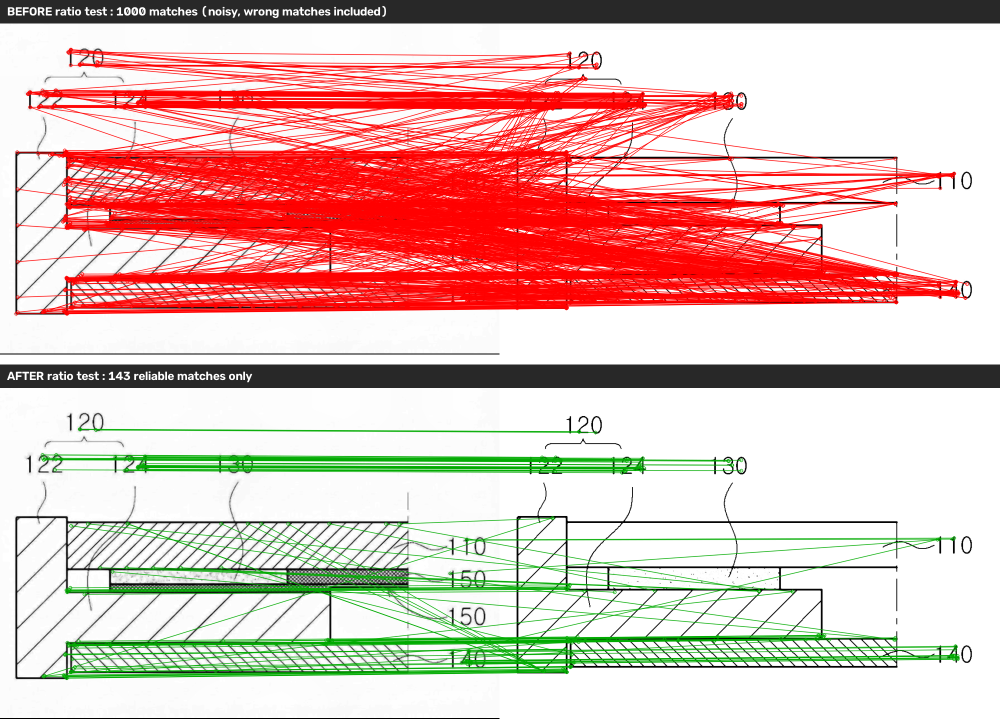
#> input picture rag_engine/vision/match_figure.png, 1999 x 1438 px, given in place of test.jpg, which was not available (shown at 1/2 size)
$ python make_match_figure.py
#> lines starting #> are read from the running program, lines starting #| are printed output that depends on the picture
### rag_engine/vision/drawing_features.py
"""
[특허 도면 특징 추출 모듈 - OpenCV]

도면 이미지 1장에서 '구조적 특징'을 뽑는다. 딥러닝 없이 OpenCV만 사용한다.

파이프라인:
  1. 그레이스케일 변환
  2. 노이즈 제거 (median blur) + 대비 보정
  3. (크기 정규화) 도면마다 해상도가 달라 특징점 수가 들쭉날쭉하므로 긴 변 기준 리사이즈
  4. ORB 특징점 + 디스크립터 추출

왜 ORB인가:
  - 특허 도면은 '흰 배경 + 검은 선'이라 코너/엣지 특징점이 뚜렷하다.
  - ORB는 회전/스케일에 어느 정도 강인하고, 디스크립터가 이진(binary)이라
    해밍 거리로 빠르게 매칭할 수 있다.
  - SIFT와 달리 라이선스/속도 부담이 적어 포트폴리오 데모에 적합하다.

이 모듈은 유사 도면 검색(search_drawings.py)의 공통 토대로 사용된다.
"""

import os

# cv2가 다른 OpenMP 런타임과 충돌하는 환경 대비
os.environ.setdefault("KMP_DUPLICATE_LIB_OK", "TRUE")

import cv2
import numpy as np

# 특징점 최대 개수 (너무 많으면 매칭이 느려지고 노이즈도 섞임)
ORB_N_FEATURES = 1000
# 긴 변을 이 크기로 맞춰 도면 간 스케일 편차를 줄인다
NORMALIZE_LONG_SIDE = 1000


def load_gray(image_path: str) -> np.ndarray:
    """이미지를 그레이스케일로 읽는다. 실패 시 예외."""
#> called with image_path = 'rag_engine/vision/../../test.jpg'
    img = cv2.imread(image_path, cv2.IMREAD_GRAYSCALE)
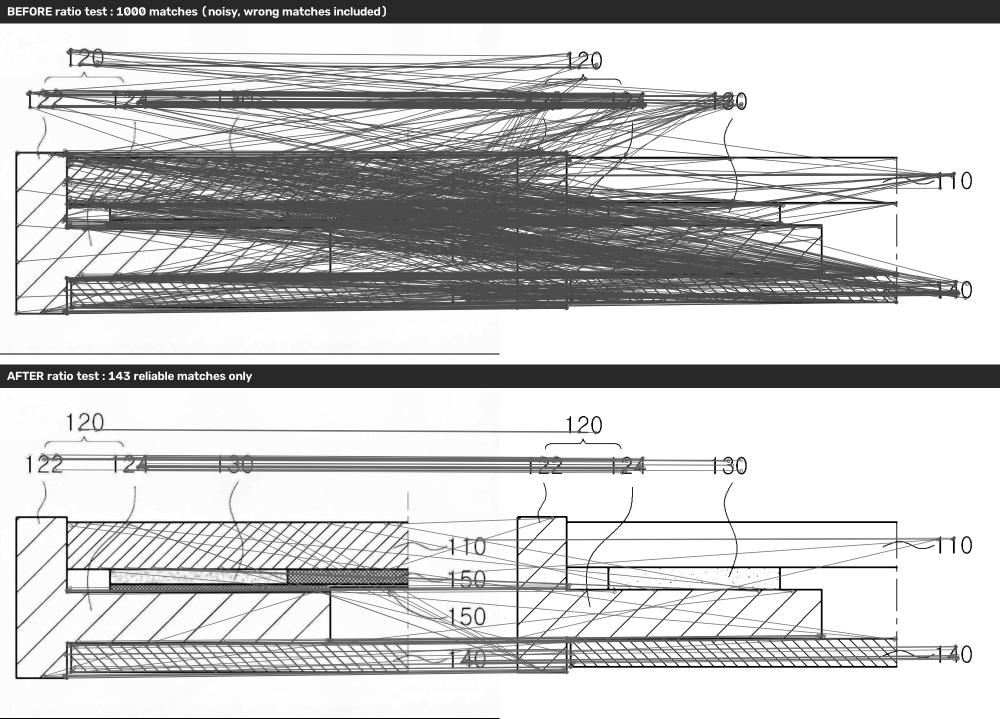
#> img: shape (1438, 1999) (shown at 1/2 size); min 0, max 255, mean 199.8
    if img is None:
        raise FileNotFoundError(f"이미지를 읽을 수 없습니다: {image_path}")
    return img


def preprocess(gray: np.ndarray) -> np.ndarray:
    """
    도면 전처리:
      - median blur로 점 노이즈 제거(선은 보존)
      - CLAHE로 국소 대비를 높여 흐린 선도 또렷하게
      - 긴 변 기준 리사이즈로 스케일 정규화
    """
    # 점 노이즈 제거
    den = cv2.medianBlur(gray, 3)

    # 국소 대비 향상 (스캔 품질이 낮은 도면의 흐린 선 보강)
    clahe = cv2.createCLAHE(clipLimit=2.0, tileGridSize=(8, 8))
    enhanced = clahe.apply(den)

    # 스케일 정규화 (긴 변을 NORMALIZE_LONG_SIDE로)
    h, w = enhanced.shape
#> h = 1438; w = 1999
    long_side = max(h, w)
#> long_side = 1999
    if long_side != NORMALIZE_LONG_SIDE:
        scale = NORMALIZE_LONG_SIDE / long_side
#> scale = 0.5
        enhanced = cv2.resize(
            enhanced, (int(w * scale), int(h * scale)),
            interpolation=cv2.INTER_AREA if scale < 1 else cv2.INTER_CUBIC,
        )
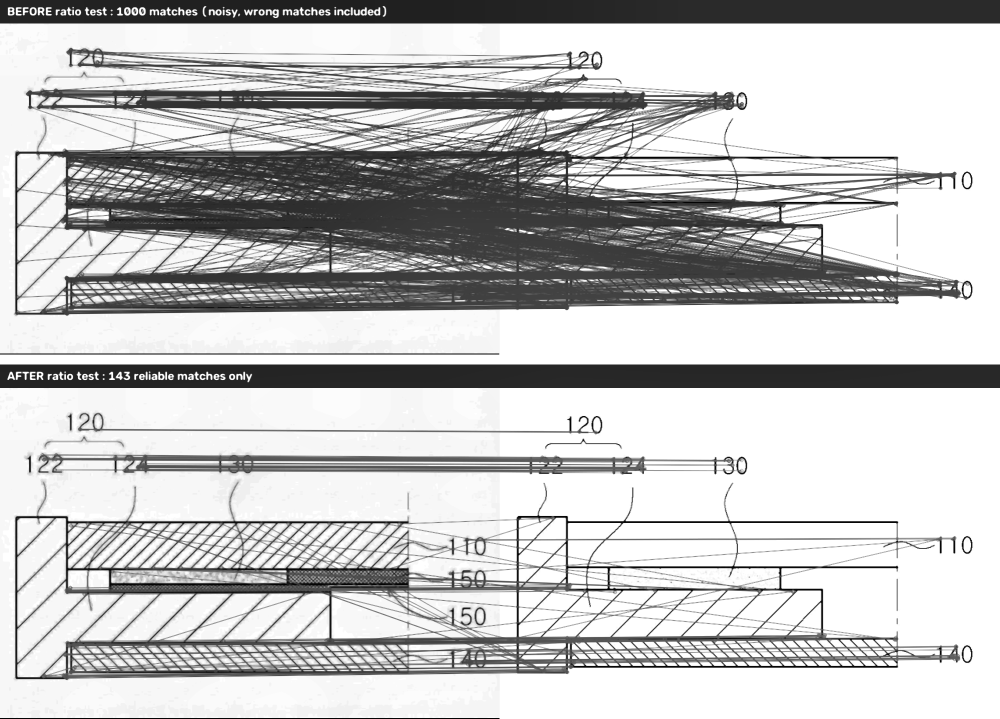
#> enhanced: shape (719, 1000); min 0, max 255, mean 194.5
    return enhanced


# [18 lines left out: function extract_features, not called in this run]


# [19 lines that do not run on import are left out]

### rag_engine/vision/make_match_figure.py
"""
[시각자료] Lowe's ratio test 적용 전 / 후 특징점 매칭 비교 그림 생성

두 도면(쿼리 vs 유사 도면)의 ORB 특징점을 매칭해서,
- 위: ratio test 적용 전 (모든 매칭, 오매칭 포함 -> 선이 지저분)
- 아래: ratio test 적용 후 (확실한 매칭만 -> 깔끔)
를 한 장의 이미지로 저장한다.

결과: match_figure.png  (PPT에 바로 사용)
"""

import os
os.environ.setdefault("KMP_DUPLICATE_LIB_OK", "TRUE")

import cv2
import numpy as np

from drawing_features import preprocess, load_gray, ORB_N_FEATURES

RATIO = 0.75  # search_drawings.py와 동일한 기준


def kp_desc(path):
    """전처리 후 ORB 특징점/디스크립터 + 전처리된 이미지 반환."""
    proc = preprocess(load_gray(path))
    orb = cv2.ORB_create(nfeatures=ORB_N_FEATURES)
    kp, desc = orb.detectAndCompute(proc, None)
#> kp = 1000 keypoints; strongest (x, y, size): (569, 524, 31), (606, 569, 31), (566, 517, 31), (564, 519, 31)
    return proc, kp, desc


def draw_banner(img, text):
    """이미지 위에 설명 띠(배너)를 올린다."""
    h, w = img.shape[:2]
    banner_h = 46
    canvas = np.full((h + banner_h, w, 3), 255, np.uint8)
    canvas[banner_h:] = img
    cv2.rectangle(canvas, (0, 0), (w, banner_h), (40, 40, 40), -1)
    cv2.putText(canvas, text, (14, 31),
                cv2.FONT_HERSHEY_SIMPLEX, 0.8, (255, 255, 255), 2, cv2.LINE_AA)
    return canvas


def main():
    base = os.path.dirname(__file__)
    query = os.path.join(base, "..", "..", "test.jpg")
    cand = os.path.join(base, "..", "images", "1020160183317.jpg")

    img1, kp1, d1 = kp_desc(query)
#> kp1 has the same summary as kp in kp_desc
    img2, kp2, d2 = kp_desc(cand)
#> kp2 has the same summary as kp in kp_desc

    bf = cv2.BFMatcher(cv2.NORM_HAMMING)
    knn = bf.knnMatch(d1, d2, k=2)
#> knn = 1000 matches

    # --- ratio test 적용 전: 각 쌍의 1등 매칭을 '전부' 사용 (필터 없음) ---
    all_matches = [pair[0] for pair in knn if len(pair) >= 1]
#> all_matches = 1000 matches

    # --- ratio test 적용 후: 그중 확실한 매칭만 남김 ---
    good = [m for m, n in (p for p in knn if len(p) == 2)
            if m.distance < RATIO * n.distance]
#> good = 1000 matches

    # BEFORE가 AFTER보다 항상 많아야 효과가 바르게 보임 (전체 >= 걸러진 것)
    print(f"적용 전 전체 매칭: {len(all_matches)}개")
#| 적용 전 전체 매칭: 1000개
    print(f"적용 후 좋은 매칭: {len(good)}개  (전체 중 {len(good)/max(1,len(all_matches))*100:.0f}%만 통과)")
#| 적용 후 좋은 매칭: 1000개  (전체 중 100%만 통과)

    # 매칭 그림 그리기
    before = cv2.drawMatches(
        img1, kp1, img2, kp2, all_matches, None,
        matchColor=(0, 0, 255), singlePointColor=(180, 180, 180),
        flags=cv2.DrawMatchesFlags_NOT_DRAW_SINGLE_POINTS,
    )
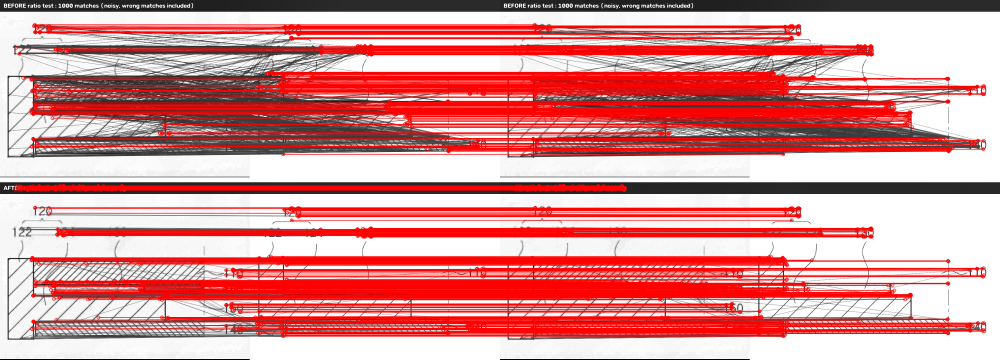
#> before: shape (719, 2000, 3) (shown at 1/2 size); mean of channels 0, 1, 2 146.5, 146.5, 218.7; drawn as B, G, R
    after = cv2.drawMatches(
        img1, kp1, img2, kp2, good, None,
        matchColor=(0, 170, 0), singlePointColor=(180, 180, 180),
        flags=cv2.DrawMatchesFlags_NOT_DRAW_SINGLE_POINTS,
    )
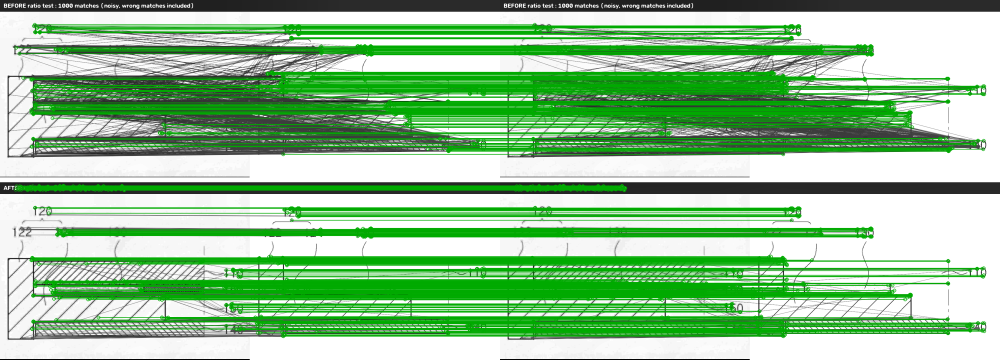
#> after: shape (719, 2000, 3) (shown at 1/2 size); mean of channels 0, 1, 2 146.5, 194.6, 146.5; drawn as B, G, R

    before = draw_banner(before, f"BEFORE ratio test : {len(all_matches)} matches (noisy, wrong matches included)")
#> in draw_banner, `cv2.putText(canvas, text, (14, 31), cv2.FONT_HERSHEY_SIMPLEX, 0.8, (25..`:
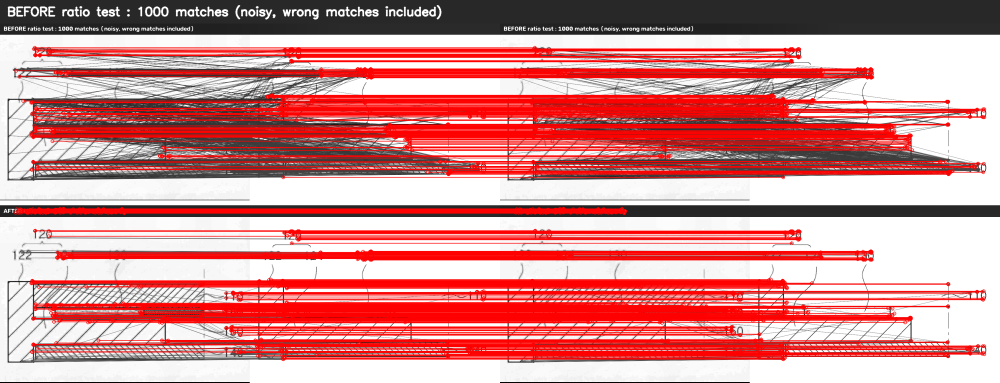
#> canvas: shape (765, 2000, 3) (shown at 1/2 size); mean of channels 0, 1, 2 141, 141, 208.9; drawn as B, G, R
    after = draw_banner(after, f"AFTER ratio test : {len(good)} reliable matches only")
#> in draw_banner (call 2), `cv2.putText(canvas, text, (14, 31), cv2.FONT_HERSHEY_SIMPLEX, 0.8, (25..`:
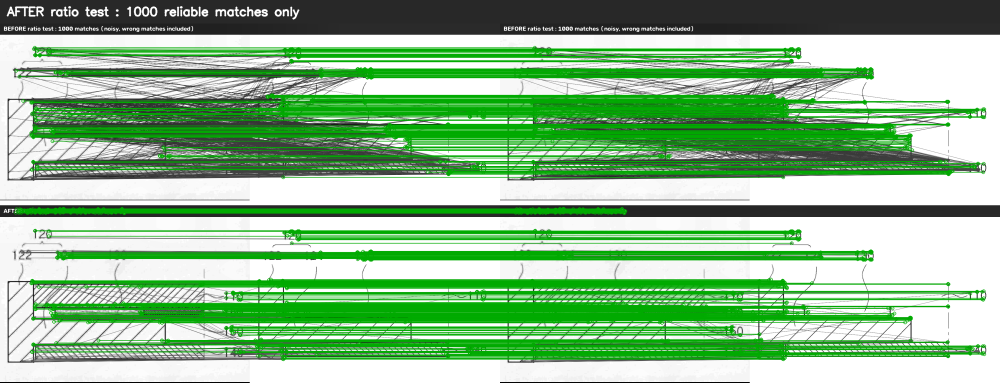
#> canvas: shape (765, 2000, 3) (shown at 1/2 size); mean of channels 0, 1, 2 140.7, 186, 140.7; drawn as B, G, R

    # 두 폭을 맞춰 세로로 결합
    w = max(before.shape[1], after.shape[1])
#> w = 2000
    def pad(im):
        if im.shape[1] < w:
            im = cv2.copyMakeBorder(im, 0, 0, 0, w - im.shape[1],
                                    cv2.BORDER_CONSTANT, value=(255, 255, 255))
        return im
    gap = np.full((20, w, 3), 255, np.uint8)
    combined = np.vstack([pad(before), gap, pad(after)])
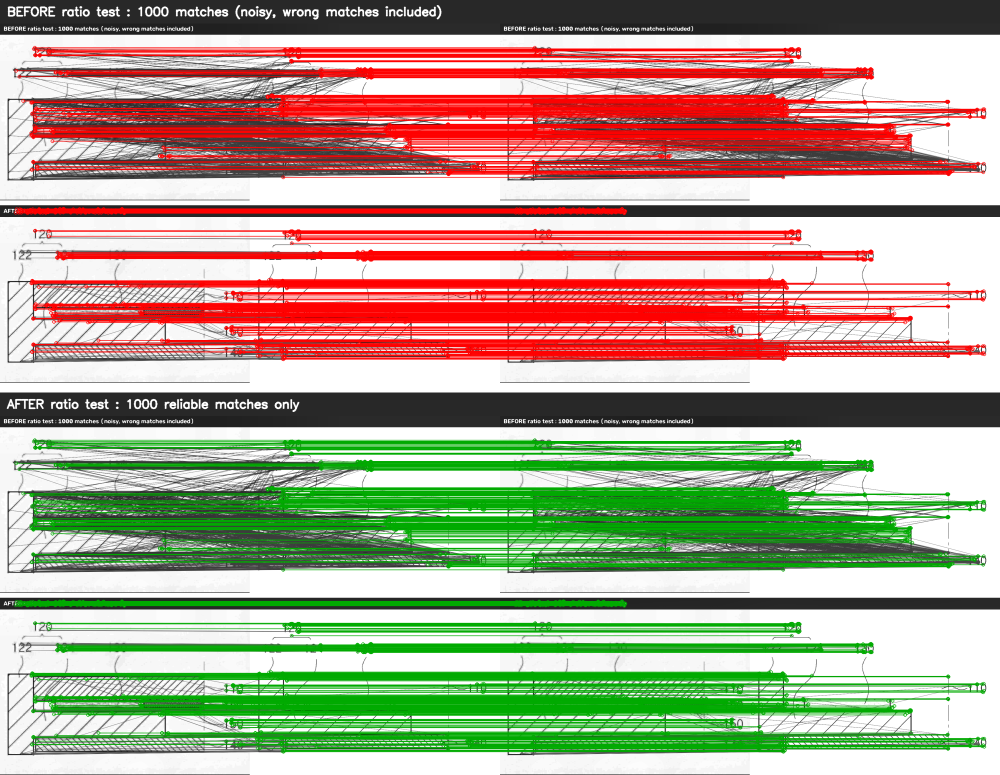
#> combined: shape (1550, 2000, 3) (shown at 1/2 size); mean of channels 0, 1, 2 142.3, 164.7, 175.8; drawn as B, G, R

    out = os.path.join(base, "match_figure.png")
    cv2.imwrite(out, combined)
    print(f"저장: {out}")


if __name__ == "__main__":
    main()
